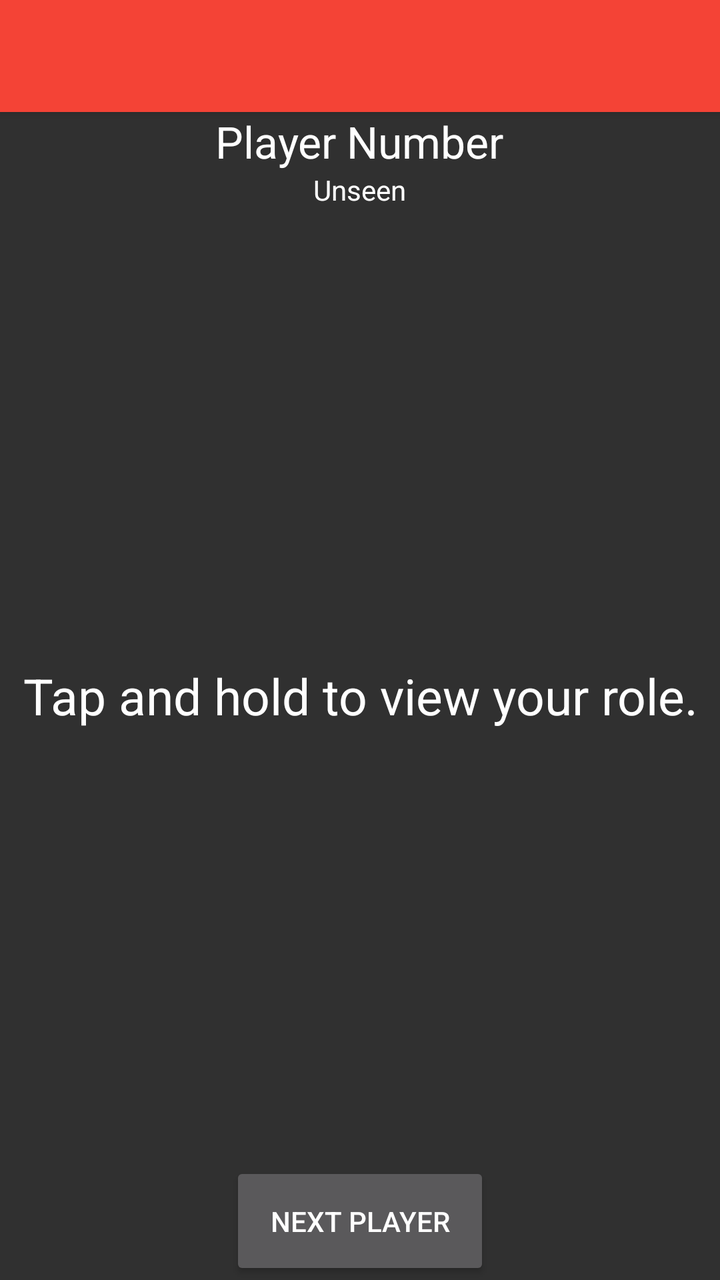
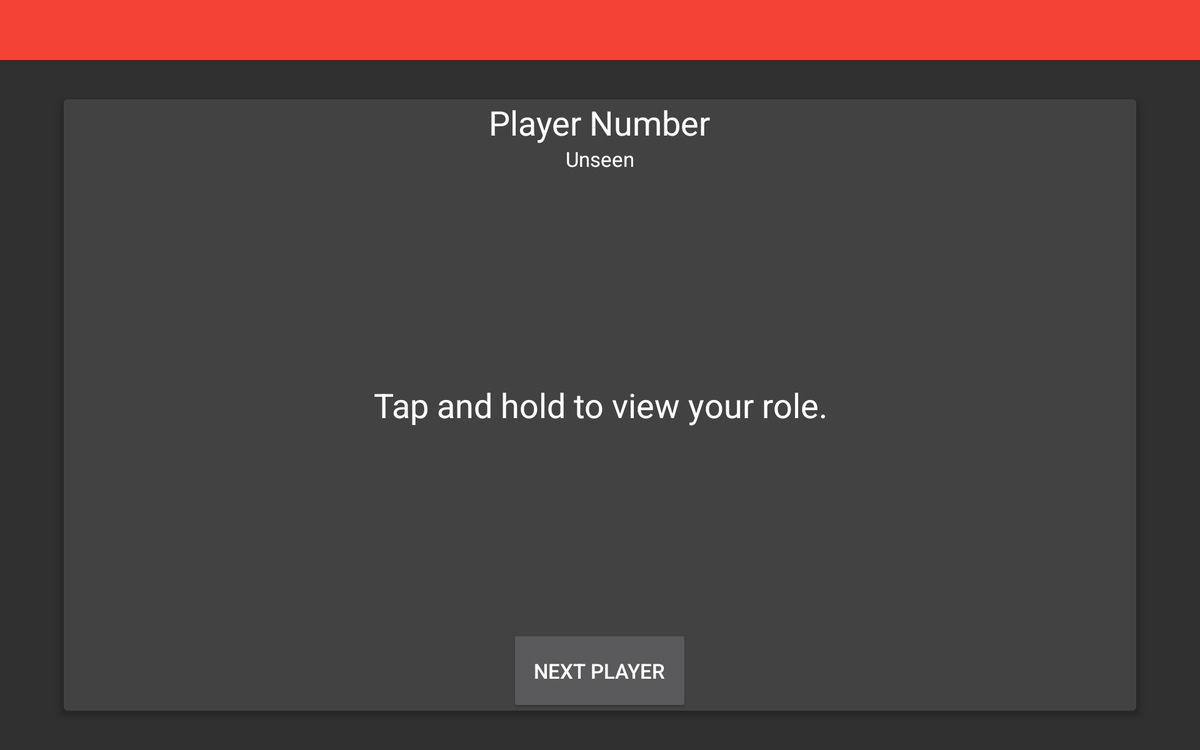

Compare how this app lays out the same screen by default and in its alternative resource folder. The renders come first, then the two layout files and the values they reference.
<!-- AndroidManifest.xml: application theme AppThemeDark -->
<!-- res/layout/show_cards.xml -->
<LinearLayout
    xmlns:android="http://schemas.android.com/apk/res/android"
    xmlns:tools="http://schemas.android.com/tools"
    android:layout_height="match_parent"
    android:layout_width="match_parent"
    android:orientation="vertical"
    android:background="?attr/colorContainer">

    <include layout="@layout/toolbar"/>

    <RelativeLayout
        android:layout_width="match_parent"
        android:layout_height="match_parent"
        android:paddingLeft="@dimen/activity_horizontal_margin"
        android:paddingRight="@dimen/activity_horizontal_margin"
        android:paddingTop="@dimen/activity_vertical_margin"
        android:paddingBottom="@dimen/activity_vertical_margin"
        tools:context="com.caddosierra.mafiaparty.game.ShowCardsActivity"
        android:longClickable="true"
        android:id="@+id/card_display">

        <TextView
            android:layout_width="wrap_content"
            android:layout_height="wrap_content"
            android:text="@string/view_role_initial"
            android:id="@+id/role"
            android:layout_centerVertical="true"
            android:layout_centerHorizontal="true"
            android:textSize="25sp"
            android:gravity="center_horizontal"
            android:longClickable="false"
            android:textColor="?android:attr/textColorPrimary"
            />

        <TextView
            android:layout_width="wrap_content"
            android:layout_height="wrap_content"
            android:text="Your Role:"
            android:id="@+id/role_label"
            android:textSize="25sp"
            android:gravity="center_horizontal"
            android:visibility="invisible"
            android:layout_above="@+id/role"
            android:layout_centerHorizontal="true"
            android:textColor="?android:attr/textColorPrimary"
            />

        <TextView
            android:layout_width="wrap_content"
            android:layout_height="wrap_content"
            android:text="@string/seen_text"
            android:id="@+id/seen"
            android:layout_below="@+id/player_number"
            android:layout_centerHorizontal="true"
            android:textColor="?android:attr/textColorSecondary" />

        <Button
            android:layout_width="wrap_content"
            android:layout_height="wrap_content"
            android:text="@string/next_player_label"
            android:id="@+id/next_player"
            android:layout_alignParentBottom="true"
            android:layout_centerHorizontal="true"
            android:onClick="nextPlayer"
            android:padding="20dp"
            android:textColor="?android:attr/textColorPrimary"
            android:theme="?attr/themedAccentedButton"
            android:elevation="3dp" />

        <TextView
            android:layout_width="wrap_content"
            android:layout_height="wrap_content"
            android:text="Player Number"
            android:id="@+id/player_number"
            android:textSize="22sp"
            android:layout_alignParentTop="true"
            android:layout_centerHorizontal="true"
            android:textColor="?android:attr/textColorPrimary"/>

    </RelativeLayout>


</LinearLayout>
<!-- res/layout/toolbar.xml (included above) -->
<android.support.v7.widget.Toolbar
    xmlns:app="http://schemas.android.com/apk/res-auto"
    app:theme="@style/LightToolbar"
    app:popupTheme="?attr/popupTheme"
    android:id="@+id/toolbar"
    android:layout_width="match_parent"
    android:layout_height="?actionBarSize"
    android:background="?attr/colorPrimary"
    xmlns:android="http://schemas.android.com/apk/res/android"
    android:elevation="3dp"/>
<!-- resources referenced by this layout -->
<resources>
  <string name="next_player_label">Next Player</string>
  <string name="seen_text">Unseen</string>
  <string name="view_role_initial">Tap and hold to view your role.</string>
  <!-- from res/values-v21/ -->
  <style name="LightToolbar" parent="Theme.AppCompat">
          <item name="colorPrimary">@color/material_red500</item>
          <item name="android:textColorSecondary">@color/material_white</item>
      </style>
  <!-- from res/values-v21/ -->
  <style name="AppThemeDark" parent="Theme.AppCompat.NoActionBar">
          <item name="colorPrimary">@color/material_red500</item>
          <item name="colorPrimaryDark">@color/material_red700</item>
          <item name="colorAccent">@color/material_green400</item>
          <item name="colorContainer">#303030</item>
          <item name="colorCard">#424242</item>
          <item name="android:navigationBarColor">#303030</item>
          <item name="android:textColorPrimary">@color/material_white</item>
          <item name="android:textColorSecondary">@color/material_white_secondary_text</item>
          <item name="android:windowNoTitle">true</item>
          <item name="windowActionBar">false</item>
      </style>
  <color name="material_red500">#fff44336</color>
  <color name="material_white">#ffffffff</color>
  <color name="material_red700">#ffd32f2f</color>
  <color name="material_green400">#ff66bb6a</color>
  <color name="material_white_secondary_text">#ffffffff</color>
</resources>
<!-- res/layout-xlarge/show_cards.xml (the author's variant of the layout above) -->
<!-- drawn on a large tablet held sideways -->
<LinearLayout
    xmlns:android="http://schemas.android.com/apk/res/android"
    android:layout_height="match_parent"
    android:layout_width="match_parent"
    android:orientation="vertical"
    android:background="?attr/colorContainer">

    <include layout="@layout/toolbar"/>

    <android.support.v7.widget.CardView
        xmlns:card_view="http://schemas.android.com/apk/res-auto"
        android:id="@+id/card_view"
        android:layout_gravity="center"
        android:layout_width="match_parent"
        android:layout_height="match_parent"
        card_view:cardCornerRadius="4dp"
        card_view:cardElevation="6dp"
        android:layout_marginLeft="68dp"
        android:layout_marginRight="68dp"
        android:layout_marginBottom="42dp"
        android:layout_marginTop="42dp">

        <RelativeLayout xmlns:android="http://schemas.android.com/apk/res/android"
            xmlns:tools="http://schemas.android.com/tools" android:layout_width="match_parent"
            android:layout_height="match_parent" android:paddingLeft="@dimen/activity_horizontal_margin"
            android:paddingRight="@dimen/activity_horizontal_margin"
            android:paddingTop="@dimen/activity_vertical_margin"
            android:paddingBottom="@dimen/activity_vertical_margin"
            tools:context="com.caddosierra.mafiaparty.game.ShowCards"
            android:longClickable="true"
            android:id="@+id/card_display"
            android:background="?attr/colorCard">

            <TextView
                android:layout_width="wrap_content"
                android:layout_height="wrap_content"
                android:text="@string/view_role_initial"
                android:id="@+id/role"
                android:layout_centerVertical="true"
                android:layout_centerHorizontal="true"
                android:textSize="36sp"
                android:gravity="center_horizontal"
                android:longClickable="false"
                android:textColor="?android:attr/textColorPrimary"/>

            <TextView
                android:layout_width="wrap_content"
                android:layout_height="wrap_content"
                android:text="Your Role:"
                android:id="@+id/role_label"
                android:textSize="25sp"
                android:gravity="center_horizontal"
                android:visibility="invisible"
                android:layout_above="@+id/role"
                android:layout_centerHorizontal="true"
                android:textColor="?android:attr/textColorPrimary"
                 />

            <TextView
                android:layout_width="wrap_content"
                android:layout_height="wrap_content"
                android:text="@string/seen_text"
                android:id="@+id/seen"
                android:layout_below="@+id/player_number"
                android:layout_centerHorizontal="true"
                android:textSize="22sp"
                android:textColor="?android:attr/textColorSecondary" />

            <Button
                android:layout_width="wrap_content"
                android:layout_height="wrap_content"
                android:text="@string/next_player_label"
                android:id="@+id/next_player"
                android:layout_alignParentBottom="true"
                android:layout_centerHorizontal="true"
                android:onClick="nextPlayer"
                android:textSize="22sp"
                android:textColor="?android:attr/textColorPrimary"
                android:paddingTop="28dp"
                android:paddingBottom="28dp"
                android:paddingRight="24dp"
                android:paddingLeft="24dp" />

            <TextView
                android:layout_width="wrap_content"
                android:layout_height="wrap_content"
                android:text="Player Number"
                android:id="@+id/player_number"
                android:textSize="36sp"
                android:layout_alignParentTop="true"
                android:layout_centerHorizontal="true"
                android:textColor="?android:attr/textColorPrimary"/>
        </RelativeLayout>

    </android.support.v7.widget.CardView>

</LinearLayout>
